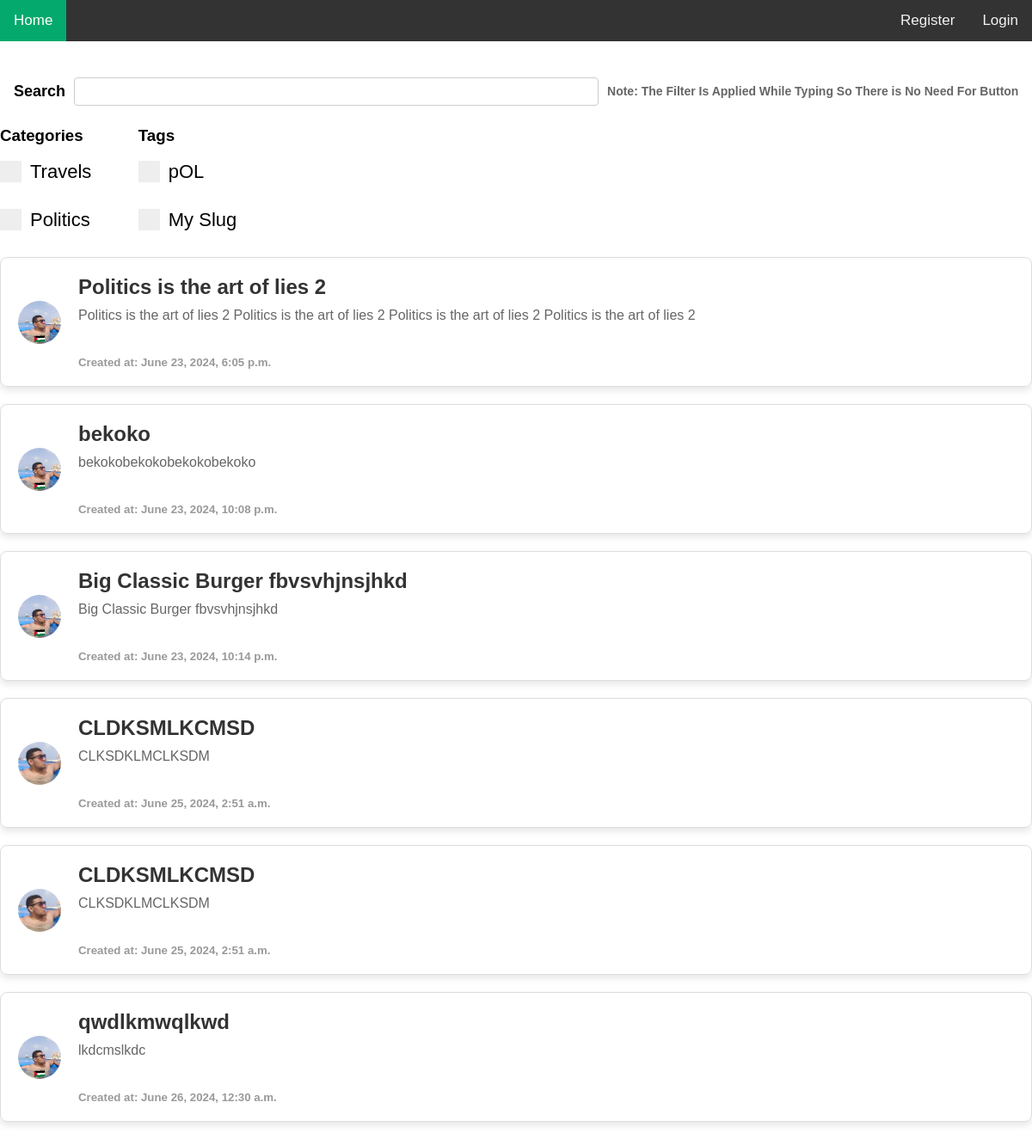
The app's page /, older data.
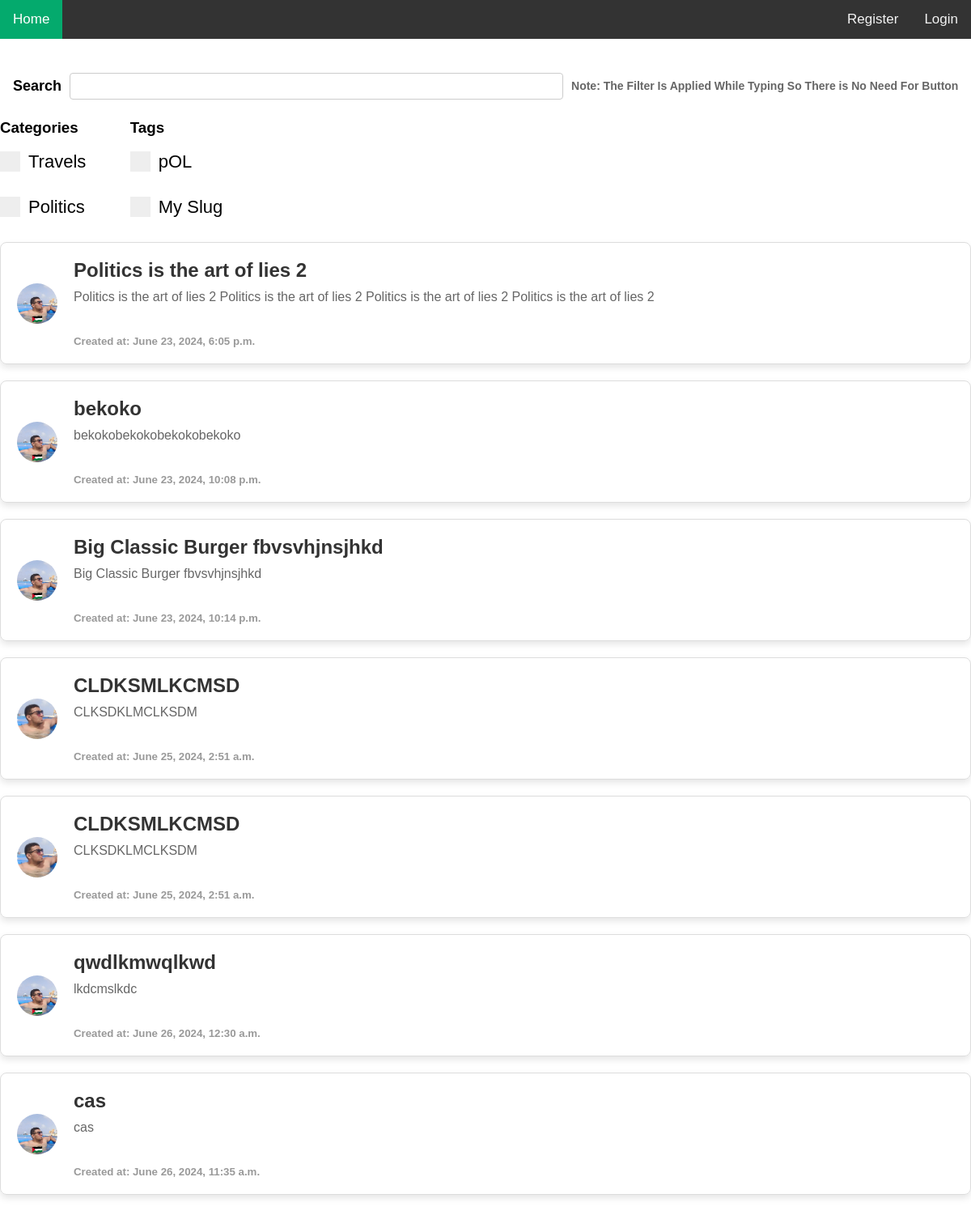
The same page, newer data.
### blogApp/models.py (models this page shows, shortened)
class Category(models.Model):
    name = models.CharField(max_length=100)
    slug = models.SlugField(unique=True)

class Tag(models.Model):
    name = models.CharField(max_length=100)
    slug = models.SlugField(unique=True)

class Post(models.Model):
    title = models.CharField(max_length=200)
    content = models.TextField()
    author = models.ForeignKey(Profile, on_delete=models.CASCADE)
    categories = models.ManyToManyField(Category,related_name="categ")
    tags = models.ManyToManyField(Tag,related_name="tags")
    created_at = models.DateTimeField(auto_now_add=True)
    updated_at = models.DateTimeField(auto_now=True)

### userauths/models.py (models this page shows, shortened)
class Profile(models.Model):
    user = models.OneToOneField(User, on_delete=models.CASCADE, related_name='profile')
    bio = models.CharField(max_length=100)
    profile_picture = models.ImageField(upload_to='profile_pictures/', blank=True, null=True)

### blogApp/views.py (the view)
# urls.py: 2. Add a URL to urlpatterns:  path('', views.home, name='home')
def home(request):
    posts = Post.objects.prefetch_related(
        Prefetch('categories', queryset=Category.objects.all(), to_attr='post_categories'),
        Prefetch('tags', queryset=Tag.objects.all(), to_attr='post_tags')
    ).all()
    comments = Comment.objects.all()
    categories = Category.objects.all()
    tags = Tag.objects.all()
    context = {
        'posts': posts,
        'comments': comments,
        'categories': categories,
        'tags': tags,
    }
    print(posts.values('categories', 'tags'))
    return render(request, 'index.html', context)

### templates/index.html (shortened to what this page needs)
<!DOCTYPE html>
<html>
  {%  load static   %}
<head>
</head>
<body>
<div class="topnav">
  <a class="active" href="/">Home</a>
  <div class="login">
    {% if request.user.is_authenticated %}
    <a href="{% url 'userauths:logout_user' %}">Logout</a>
    {% else %}
    <a href="{% url 'userauths:register' %}">Register</a>
    <a href="{% url 'userauths:login' %}">Login</a>
    {% endif %}
  </div>
</div>
<div style="padding-left: 16px; margin-top: 3%; display: flex; align-items: center;">
  <label for="Search" style="font-size: 18px; font-weight: bold; margin-right: 10px;">Search</label>
  <input type="text" id="Search_input" name="fname" style="width: 50%; margin-right: 10px; padding: 8px; border: 1px solid #ccc; border-radius: 4px;">
  <h3 style="margin-left: 0; font-size: 14px; color: #666;">Note: The Filter Is Applied While Typing So There is No Need For Button</h3>
</div>
<div>
  <ul style="list-style-type: none; padding: 0; margin: 0;">
    <div class="custom-checkbox" style="display: inline-block; margin-right: 50px;">
      <h3>Categories</h3>
      {% for category in categories %}
      <label class="container">{{ category.name }}
        <span class="checkmark"></span>
      </label><br>
      {% endfor %}
    </div>
    <div class="custom-checkbox" style="display: inline-block;">
      <h3>Tags</h3>
      {% for tag in tags %}
      <label class="container">{{ tag.name }}
        <span class="checkmark"></span>
      </label><br>
      {% endfor %}
    </div>
    {% for post in posts %}
    <div class="post-container" data-post_tags='[{% for tag in post.post_tags %}"{{ tag.id }}"{% if not forloop.last %},{% endif %}{% endfor %}]' data-post_categories='[{% for category in post.post_categories %}"{{ category.id }}"{% if not forloop.last %},{% endif %}{% endfor %}]' data-post_title="{{ post.title }}" data-post_contain="{{ post.content }}" id="{{ post.id }}" style="border: 1px solid #ddd; padding: 20px; border-radius: 8px; box-shadow: 0 4px 8px rgba(0, 0, 0, 0.1); margin-bottom: 20px;">
      <img src="{{ post.author.profile_picture.url }}" class="profile-picture" style="border-radius: 50%; width: 50px; height: 50px; float: left; margin-right: 20px;">
      <div class="post-content" style="overflow: hidden;">
        <h4 style="margin: 0 0 10px; font-size: 1.5em; color: #333;">{{ post.title }}</h4>
        <p style="margin: 0 0 10px; color: #666;">{{ post.content }}</p>
        <div style="margin: 10px 0;">
        </div>
        <h5 style="margin: 0; color: #999;">Created at: {{ post.created_at }}</h5>
      </div>
    </div>
    {% endfor %}
  </ul>
</div>
</body>
</html>

### templates/index.html (style rules this page uses)
body { margin: 0; font-family: Arial, Helvetica, sans-serif; }
.topnav { overflow: hidden; background-color: #333; }
.topnav a { float: left; color: #f2f2f2; text-align: center; padding: 14px 16px; text-decoration: none; font-size: 17px; }
.topnav a.active { background-color: #04AA6D; color: white; }
.topnav .login { float: right; }
.topnav .login a { padding: 14px 16px; text-decoration: none; font-size: 17px; color: #f2f2f2; }
.post-container { display: flex; align-items: center; padding: 12px; border: 1px solid #ccc; margin-bottom: 16px; }
.profile-picture { width: 50px; height: 50px; border-radius: 50%; margin-right: 12px; }
.post-content { flex: 1; }
.post-content h4 { margin-top: 0; margin-bottom: 8px; }
.post-content p { margin-top: 0; margin-bottom: 0; }
.container { display: block; position: relative; padding-left: 35px; margin-bottom: 12px; cursor: pointer; font-size: 22px; -webkit-user-select: none; -moz-user-select: none; -ms-user-select: none; user-select: none; }
.checkmark { position: absolute; top: 0; left: 0; height: 25px; width: 25px; background-color: #eee; }
.checkmark:after { content: ""; position: absolute; display: none; }
.container .checkmark:after { left: 9px; top: 5px; width: 5px; height: 10px; border: solid white; border-width: 0 3px 3px 0; -webkit-transform: rotate(45deg); -ms-transform: rotate(45deg); transform: rotate(45deg); }

Row changes from the older to the newer data that the page shows:
added Post: author.profile_picture (picture), title "cas", content "cas", created_at "June 26, 2024, 11:35 a.m."
